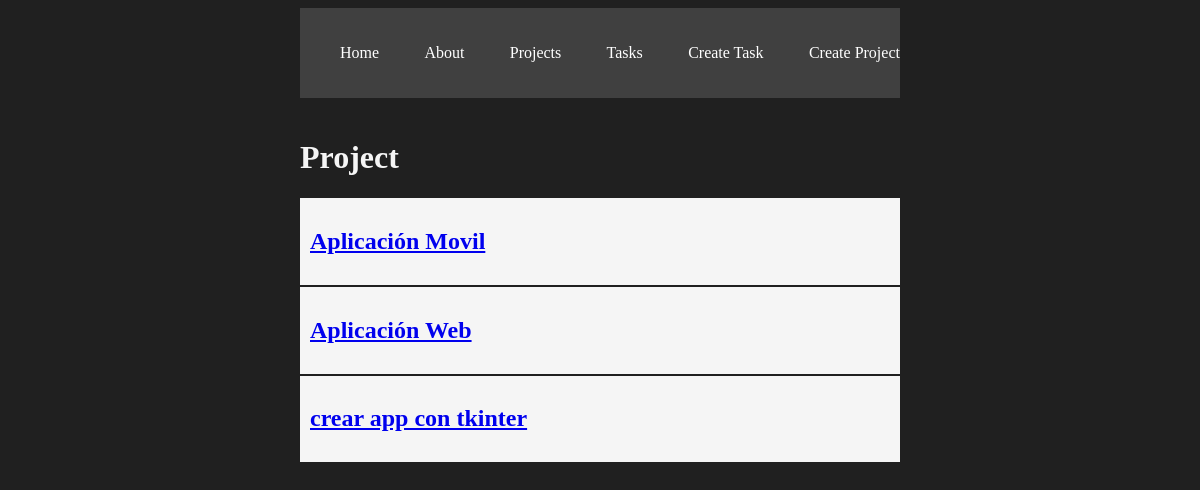
The app's page /projects/, older data.
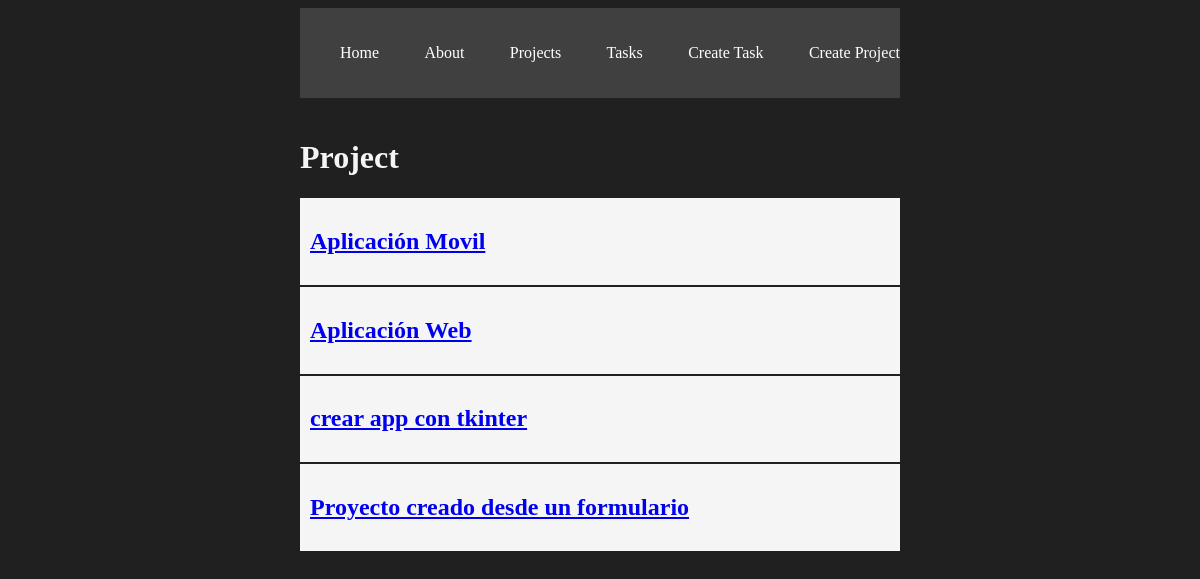
The same page, newer data.
### myapp/models.py (models this page shows)
class Project(models.Model):
	name = models.CharField(max_length=200)
	def __str__(self):
		return self.name

### myapp/views.py (the view)
# urls.py: path("projects/", views.projects, name="projects"),
def projects(request):
	projects = Project.objects.all()
	return render(request, 'projects/projects.html', {
		'projects': projects
	})

### myapp/templates/projects/projects.html
{% extends 'layouts/base.html' %}
{% block content %}
<h1>Project</h1>
{% for project in projects %}
<article class="card">
	<a href="{% url 'project_detail' project.id %}">
		<h1>{{ project }}</h1>
	</a>
</article>
{% endfor %}
{% endblock %}

Row changes from the older to the newer data that the page shows:
added Project: name "Proyecto creado desde un formulario"
